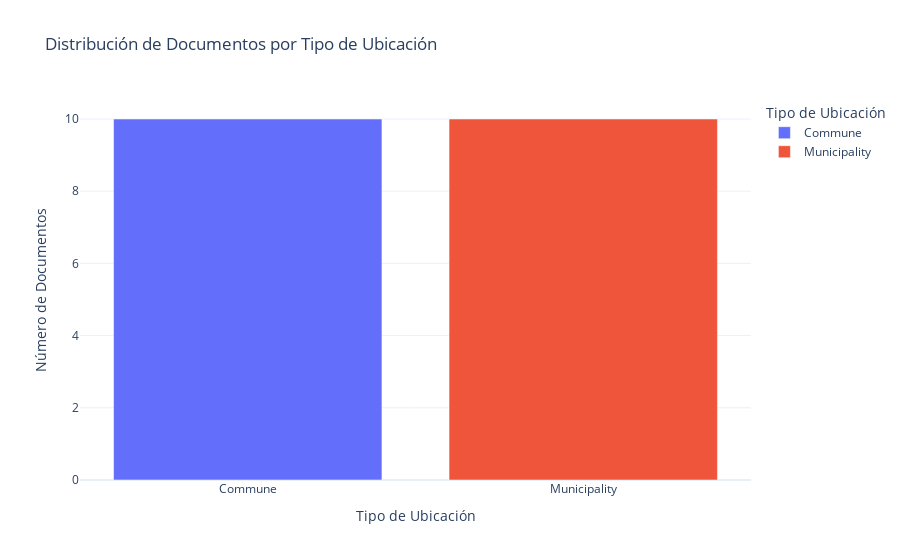

The code cell stored with this chart in its notebook:
### Markdown cell above
## Visualización de Documentos por Tipo

Visualicemos la distribución de documentos por tipo de ubicación:

### Code cell
# Contar los tipos de ubicaciones
location_counts = pd.Series(location_types).value_counts().reset_index()
location_counts.columns = ['Tipo', 'Cantidad']

# Crear gráfico de barras con Plotly
fig = px.bar(
    location_counts, 
    x='Tipo', 
    y='Cantidad',
    color='Tipo',
    title='Distribución de Documentos por Tipo de Ubicación',
    labels={'Tipo': 'Tipo de Ubicación', 'Cantidad': 'Número de Documentos'},
    template='plotly_white'
)

fig.update_layout(xaxis_title='Tipo de Ubicación', yaxis_title='Número de Documentos')
fig.show()

### Figure 1 — Plotly figure (JSON) as saved in the notebook; plotly's stock layout.template omitted (floating-point values rounded to 4 significant figures)
{"data": [{"hovertemplate": "Tipo de Ubicación=%{x}<br>Número de Documentos=%{y}<extra></extra>", "legendgroup": "Commune", "marker": {"color": "#636efa", "pattern": {"shape": ""}}, "name": "Commune", "orientation": "v", "showlegend": true, "textposition": "auto", "type": "bar", "x": ["Commune"], "xaxis": "x", "y": [10], "yaxis": "y"}, {"hovertemplate": "Tipo de Ubicación=%{x}<br>Número de Documentos=%{y}<extra></extra>", "legendgroup": "Municipality", "marker": {"color": "#EF553B", "pattern": {"shape": ""}}, "name": "Municipality", "orientation": "v", "showlegend": true, "textposition": "auto", "type": "bar", "x": ["Municipality"], "xaxis": "x", "y": [10], "yaxis": "y"}], "layout": {"barmode": "relative", "legend": {"title": {"text": "Tipo de Ubicación"}, "tracegroupgap": 0}, "title": {"text": "Distribución de Documentos por Tipo de Ubicación"}, "xaxis": {"anchor": "y", "categoryarray": ["Commune", "Municipality"], "categoryorder": "array", "domain": [0, 1], "title": {"text": "Tipo de Ubicación"}}, "yaxis": {"anchor": "x", "domain": [0, 1], "title": {"text": "Número de Documentos"}}}}
